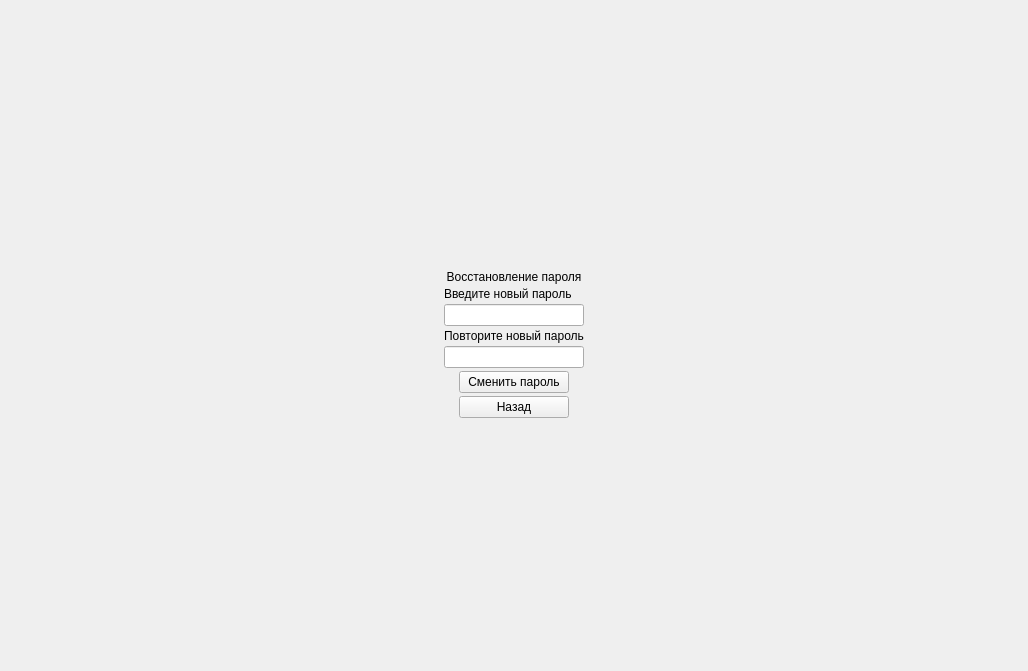
      <widget class="QWidget" name="pageChangePas">
       <layout class="QGridLayout" name="gridLayout_12">
        <item row="0" column="1">
         <spacer name="verticalSpacer_10">
          <property name="orientation">
           <enum>Qt::Vertical</enum>
          </property>
          <property name="sizeHint" stdset="0">
           <size>
            <width>20</width>
            <height>242</height>
           </size>
          </property>
         </spacer>
        </item>
        <item row="1" column="0">
         <spacer name="horizontalSpacer_10">
          <property name="orientation">
           <enum>Qt::Horizontal</enum>
          </property>
          <property name="sizeHint" stdset="0">
           <size>
            <width>433</width>
            <height>20</height>
           </size>
          </property>
         </spacer>
        </item>
        <item row="1" column="1">
         <layout class="QVBoxLayout" name="verticalLayout_12">
          <property name="spacing">
           <number>3</number>
          </property>
          <item>
           <widget class="QLabel" name="label_26">
            <property name="text">
             <string/>
            </property>
            <property name="textFormat">
             <enum>Qt::AutoText</enum>
            </property>
            <property name="pixmap">
             <pixmap resource="resource.qrc">:/icon/icon/Logo(100x100).png</pixmap>
            </property>
            <property name="scaledContents">
             <bool>false</bool>
            </property>
            <property name="alignment">
             <set>Qt::AlignCenter</set>
            </property>
            <property name="wordWrap">
             <bool>false</bool>
            </property>
            <property name="margin">
             <number>8</number>
            </property>
           </widget>
          </item>
          <item>
           <widget class="QLabel" name="label_27">
            <property name="text">
             <string>Восстановление пароля</string>
            </property>
            <property name="alignment">
             <set>Qt::AlignCenter</set>
            </property>
            <property name="margin">
             <number>10</number>
            </property>
           </widget>
          </item>
          <item>
           <widget class="QLabel" name="label_28">
            <property name="text">
             <string>Введите новый пароль</string>
            </property>
           </widget>
          </item>
          <item>
           <widget class="QLineEdit" name="lineEdit_9"/>
          </item>
          <item>
           <widget class="QLabel" name="label_29">
            <property name="text">
             <string>Повторите новый пароль</string>
            </property>
           </widget>
          </item>
          <item>
           <widget class="QLineEdit" name="lineEdit_10"/>
          </item>
          <item alignment="Qt::AlignHCenter">
           <widget class="QPushButton" name="changePasBtn">
            <property name="sizePolicy">
             <sizepolicy hsizetype="Minimum" vsizetype="Fixed">
              <horstretch>0</horstretch>
              <verstretch>0</verstretch>
             </sizepolicy>
            </property>
            <property name="minimumSize">
             <size>
              <width>110</width>
              <height>0</height>
             </size>
            </property>
            <property name="maximumSize">
             <size>
              <width>16777215</width>
              <height>16777215</height>
             </size>
            </property>
            <property name="sizeIncrement">
             <size>
              <width>0</width>
              <height>0</height>
             </size>
            </property>
            <property name="toolTip">
             <string/>
            </property>
            <property name="layoutDirection">
             <enum>Qt::LeftToRight</enum>
            </property>
            <property name="autoFillBackground">
             <bool>true</bool>
            </property>
            <property name="text">
             <string>Сменить пароль</string>
            </property>
           </widget>
          </item>
          <item alignment="Qt::AlignHCenter">
           <widget class="QPushButton" name="backChangePasBtn">
            <property name="minimumSize">
             <size>
              <width>110</width>
              <height>0</height>
             </size>
            </property>
            <property name="maximumSize">
             <size>
              <width>16777215</width>
              <height>16777215</height>
             </size>
            </property>
            <property name="sizeIncrement">
             <size>
              <width>100</width>
              <height>0</height>
             </size>
            </property>
            <property name="text">
             <string>Назад</string>
            </property>
           </widget>
          </item>
         </layout>
        </item>
        <item row="1" column="2">
         <spacer name="horizontalSpacer_11">
          <property name="orientation">
           <enum>Qt::Horizontal</enum>
          </property>
          <property name="sizeHint" stdset="0">
           <size>
            <width>433</width>
            <height>20</height>
           </size>
          </property>
         </spacer>
        </item>
        <item row="2" column="1">
         <spacer name="verticalSpacer_11">
          <property name="orientation">
           <enum>Qt::Vertical</enum>
          </property>
          <property name="sizeHint" stdset="0">
           <size>
            <width>20</width>
            <height>242</height>
           </size>
          </property>
         </spacer>
        </item>
       </layout>
      </widget>
